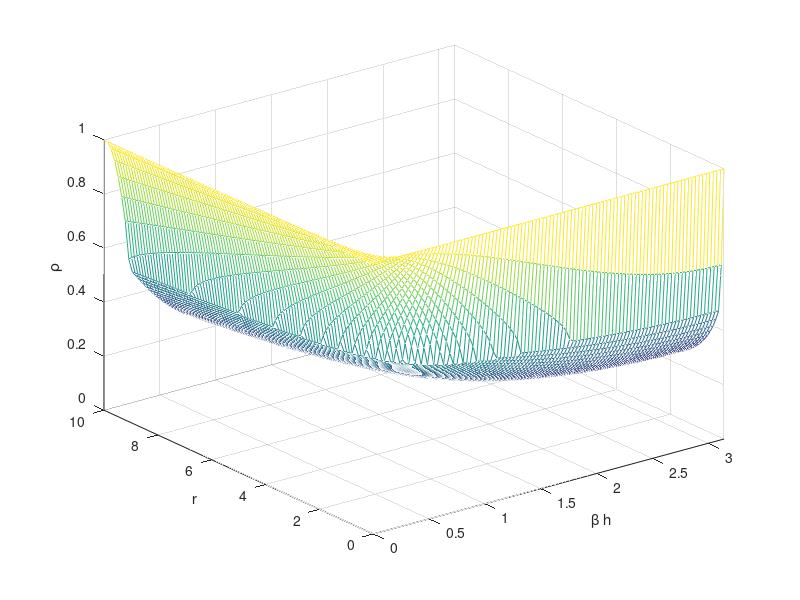

Recreate this plot in MATLAB.
% HW14 Problem 3
%
% Plot the absolute value of the largest value of rho for all beta h, r
%
% Andy Reagan

bh = linspace(0,pi,100);
r = linspace(0,10,100);

[bhx,ry] = meshgrid(bh,r);

rho = zeros(size(bhx));

for i=1:length(bh)
    for j=1:length(r)
        p = [4*r(j)*cos(bh(i))-4*r(j)-3 4 -1];
        rho(j,i) = max(abs(roots(p)));
    end
end

figure(14030101);
clf;
mesh(bhx,ry,rho);
ylabel('r');
xlabel('\beta h');
xlim([0,pi]);
zlabel('\rho');